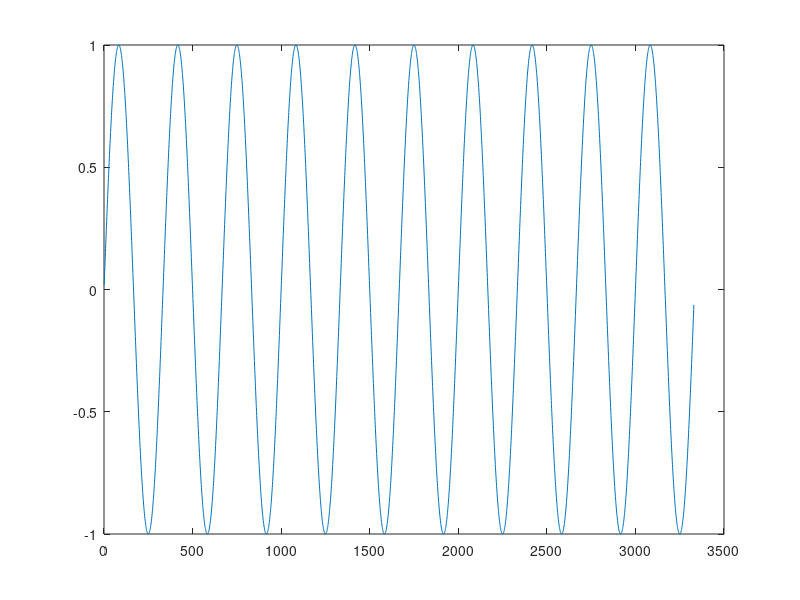

The MATLAB source for this figure: (Note: this script raises an error after producing the figure.)
% function [T, Txx] = solve3D(para, model, flag) %#codegen
clc
clear
close all
%等方性　境界の圧電性カット
%%
para.solution = struct('dx', 44e-6, 'dt', 2e-9, 'nt', 4000); % 空間、時間分解能は1.5MHzで計算すること
wd = 0.5 - 0.5 * cos(2 * pi * 1.5e6 * para.solution.dt * (1:round(1/1.5e6/ para.solution.dt)));
para.wave = single(sin(2 * pi * 1.5e6 *  para.solution.dt * (1:round(1/1.5e6/ para.solution.dt)*10)));

%%
hann_wd = hann(numel(para.wave));   % ← numel or length が正解
hann_wd = hann_wd.';  

% hann window
% para.wave = para.wave.*hann_wd;

figure;
plot(para.wave)

model = 'model/rat-tibia-model_close3';

flag = true;
% flag = false;
%%
gpuDevice(1);
gpuDeviceTable

%% solve3D(para, 'model.mat', false);
%%%%%%%%%%%%%%%%%%%%%%%%%%%%%%%%%%%%%%%%%%%%%%%%%%%%%%%%%%%%%%%%%%%%%%%%%%%%%%%

load(model);

[nx, ny, nz] = size(input_model);
nx = single(nx);
ny = single(ny);
nz = single(nz);

is_model_normal = single(is_model);
% is_model_normal(is_model_normal < 1) = 0;
is_model_share = single(meanMatrix(is_model_normal));
% is_model_share(is_model_share < 1) = 0;
% rate = struct('axcial', 1 - 10^(-2.1/20 * 100 * para.solution.dx), 'normal', 1 - 10^(-3.1/20 * 100 * para.solution.dx), 'share', 1 - 10^(-5.2/20 * 100 * para.solution.dx));
rate = struct('axcial', 0, 'normal', 0, 'share', 0); % 今回は減衰ゼロで回す
run 'const/elastic_homo'
%% モデルを見る
% volumeViewer(input_model)
%%
% figure;
% imagesc(squeeze(model(hole_x, :, range_z)));

caxis([1000 5500]);
axis image;
cb = colorbar;
ax = gca;


cb.FontSize = 10;
% imagesc(squeeze(model(290, 156:356, 100:350)))
% saveas(gcf, "cut_xslice.fig")

%% 入力波形作成
input_wave = single(zeros(1, para.solution.nt * 2));
input_wave(1, 1:length(para.wave)) = para.wave;

figure;
plot(input_wave);

%%
if flag
  run 'const/gpu_matrix_ForFDTD'
  is_model_share = gpuArray(is_model_share);
  is_model_normal = gpuArray(is_model_normal);
else
  run 'const/cpu_matrix'
end
%%
% figure;
% imagesc(squeeze(is_model_normal(:,100,:)));
% figure;
% c = dtdx.C44(is_model_normal + 1);
% volumeViewer(c)

% is_model_normal = single(is_model);
% unique(is_model_normal(:))

%%
a = figure;
a.Position = [50 -100 1200 750];
c = round(15e-3/ para.solution.dx/2);

tt = gpuArray(zeros(1, para.solution.nt));

% hole_x = 440;
hole_x = 190;
hole_y = 100;
hole_z = 158;

% range_y = 1:356;
range_z = 50:250;
% range_z = 150:350;

outDirTxx = 'Result/Txx';
outDirTyz = 'Result/Tyz';
outDirTzx = 'Result/Tzx';

dataTxy = gpuArray(single(zeros(ny, nz)));
dataTyz = gpuArray(single(zeros(ny, nz)));
dataTzx = gpuArray(single(zeros(ny, nz)));


tic

%%
for s = 1:para.solution.nt

  [Txx, Tyy, Tzz] = send_wave(Txx, Tyy, Tzz, input_model, input_wave(s));

  % [Ux, Uy, Uz, Txx, Tyy, Tzz, Tyz, Tzx, Txy] ...
  %   = FDTD3D_3(Ux, Uy, Uz, Txx, Tyy, Tzz, Tyz, Tzx, Txy,  ...
  %   dtdx ...
  %   , nx, ny, nz, is_model_normal, is_model_share);

    [Ux, Uy, Uz, Txx, Tyy, Tzz, Tyz, Tzx, Txy] ...
    = FDTD3D_3_valid(Ux, Uy, Uz, Txx, Tyy, Tzz, Tyz, Tzx, Txy,  ...
    dtdx ...
    , nx, ny, nz, is_model_normal);

  [Txx, Tyy, Tzz, hig] ...
    = higdon3D(Txx, Tyy, Tzz, hig, h, nx, ny, nz);

  %%%%

  if rem(s, 10) == 0
    drawnow
    %%
    subplot(2,2,1); imagesc(squeeze(Txx(hole_x, :, range_z))); axis equal tight; caxis([-2 2]);
    subplot(2,2,2); imagesc(squeeze(Tzz(hole_x, :, range_z))); axis equal tight; caxis([-2 2]);
    subplot(2,2,3); imagesc(squeeze(Tzx(hole_x, :, range_z))); axis equal tight; caxis([-2 2]);
    subplot(2,2,4); imagesc(squeeze(Tyz(hole_x, :, range_z))); axis equal tight; caxis([-2 2]);
    saveas(gcf, sprintf('image_per100/image_%04d.png', s))
    
    %% 観測波形
    dataTxx = squeeze(Txx(hole_x, :, range_z));
    dataTyz = squeeze(Tyz(hole_x, :, range_z));
    dataTzx = squeeze(Tzx(hole_x, :, range_z));

    fileName_Txx = fullfile(outDirTxx, sprintf("wave10_Txx_%04d.csv", s));
    fileName_Tyz = fullfile(outDirTyz, sprintf("wave10_Tyz_%04d.csv", s));
    fileName_Tzx = fullfile(outDirTzx, sprintf("wave10_Tzx_%04d.csv", s));
    writematrix(dataTxx,fileName_Txx);
    writematrix(dataTyz,fileName_Tyz)
    writematrix(dataTzx,fileName_Tzx)
  end

  clc
  sprintf('回転数: %d回/%d回', s, para.solution.nt)
  time = toc / s * (para.solution.nt - s);
  tt(1, s) = time;
  sprintf('残り時間: %d時間 %d分%0.3f秒', round(rem(time / 3600, 60)), rem(round(time / 60), 60), round(rem(time, 60), 3))

  

end
T = toc
